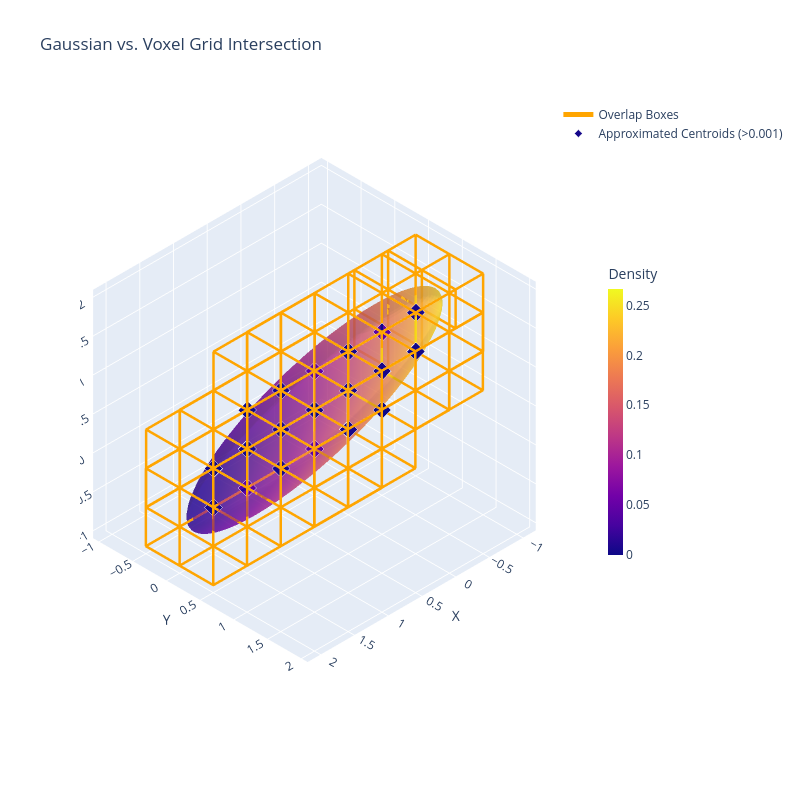

The cell this chart's notebook holds for it:
### Code cell
for name in ["Approximated Centroids", "Hit Voxels"]:
    fig.update_traces(visible=False, selector=dict(name=name))

if return_centroids and centroids is not None and len(centroids) > 0:
    centroids_np = centroids.cpu().numpy()
    densities_np = densities.cpu().numpy()
    
    # Create the filter mask
    valid_mask = densities_np > 0.001
    
    # Apply the mask to BOTH arrays to keep the coordinates and colors perfectly aligned
    meaningful_centroids = centroids_np[valid_mask]
    meaningful_densities = densities_np[valid_mask]
    
    # Ensure there are still points left to plot after filtering!
    if len(meaningful_centroids) > 0:
        fig.add_trace(go.Scatter3d(
            x=meaningful_centroids[:, 0],
            y=meaningful_centroids[:, 1],
            z=meaningful_centroids[:, 2],
            mode='markers',
            marker=dict(
                color=meaningful_densities,       
                colorscale='Plasma',      
                # Keeping cmin at 0.0 keeps the color scale visually consistent with your previous plots
                cmin=0.0,                 
                cmax=float(meaningful_densities.max()), 
                showscale=True,           
                colorbar=dict(title="Density", thickness=15, len=0.5, xpad=50),
                size=6,
                symbol='diamond',
                line=dict(color='rgba(255, 255, 255, 0.5)', width=1) 
            ),
            name='Approximated Centroids (>0.001)'
        ))

fig.show()

### Figure 1 — Plotly figure (JSON) as saved in the notebook; plotly's stock layout.template omitted (floating-point values rounded to 4 significant figures; data arrays with more than 128 entries replaced by an {"elided": "..."} marker saying what was removed)
{"data": [{"colorscale": [[0, "#0d0887"], [0.1111, "#46039f"], [0.2222, "#7201a8"], [0.3333, "#9c179e"], [0.4444, "#bd3786"], [0.5556, "#d8576b"], [0.6667, "#ed7953"], [0.7778, "#fb9f3a"], [0.8889, "#fdca26"], [1, "#f0f921"]], "name": "Gaussian", "opacity": 0.6, "showscale": false, "type": "surface", "x": {"elided": "50x50 float values"}, "y": {"elided": "50x50 float values"}, "z": {"elided": "50x50 float values"}}, {"line": {"color": "red", "width": 4}, "mode": "lines", "name": "AABB", "type": "scatter3d", "visible": false, "x": [-1.092, 2.092, 2.092, -1.092, -1.092, null, -1.092, 2.092, 2.092, -1.092, -1.092, null, -1.092, -1.092, null, 2.092, 2.092, null, 2.092, 2.092, null, -1.092, -1.092], "y": [-0.9965, -0.9965, 1.997, 1.997, -0.9965, null, -0.9965, -0.9965, 1.997, 1.997, -0.9965, null, -0.9965, -0.9965, null, -0.9965, -0.9965, null, 1.997, 1.997, null, 1.997, 1.997], "z": [-1.003, -1.003, -1.003, -1.003, -1.003, null, 2.003, 2.003, 2.003, 2.003, 2.003, null, -1.003, 2.003, null, -1.003, 2.003, null, -1.003, 2.003, null, -1.003, 2.003]}, {"marker": {"color": "green", "size": 5}, "mode": "markers", "name": "Contact Points", "type": "scatter3d", "visible": false, "x": [2.092, 0.8909, 0.08391, -1.092, 0.1091, 0.9161], "y": [0.8674, 1.997, 1.72, 0.1326, -0.9965, -0.7198], "z": [0.1071, 1.725, 2.003, 0.8929, -0.7253, -1.003]}, {"line": {"color": "rgba(0, 0, 255, 0.3)", "width": 2}, "mode": "lines", "name": "Missed Voxels", "type": "scatter3d", "visible": false, "x": {"elided": "9624 float values"}, "y": {"elided": "9624 float values"}, "z": {"elided": "9624 float values"}}, {"line": {"color": "rgba(0, 255, 0, 0.8)", "width": 4}, "mode": "lines", "name": "Hit Voxels", "type": "scatter3d", "visible": false, "x": {"elided": "2664 float values"}, "y": {"elided": "2664 float values"}, "z": {"elided": "2664 float values"}}, {"line": {"color": "rgba(255, 165, 0, 1.0)", "width": 5}, "mode": "lines", "name": "Overlap Boxes", "type": "scatter3d", "x": {"elided": "2664 float values"}, "y": {"elided": "2664 float values"}, "z": {"elided": "2664 float values"}}, {"marker": {"cmax": 0.2664, "cmin": 0, "color": [0.004231, 0.001079, 0.001084, 0.06576, 0.06674, 0.008606, 0.008606, 0.06674, 0.06576, 0.001084, 0.001079, 0.004231, 0.2651, 0.2664, 8.26e-05, 0.01711, 0.09061, 0.01227, 0.0006673, 0.01227, 0.09061, 0.01711, 8.26e-05, 0.2664, 0.2651, 0.008479, 0.008479, 0.000113, 0.001656, 0.001732, 0.04603, 0.006294, 3.099e-06, 8.822e-05, 5.107e-06, 0.005829, 0.006294, 0.04603, 0.001732, 0.001656, 0.005524, 0.0007197, 0.0008049, 0.005829, 0.000113, 0.004052, 9.92e-05, 0.006744, 0.006845, 0.005959, 0.04446, 0.0003335, 1.195e-05, 0.0, 5.437e-06, 0.0, 1.149e-06, 0.006845, 0.006744, 0.04446, 0.005959, 0.0, 0.0, 0.0003435, 1.219e-05, 0.0, 4.114e-05, 0.0, 1.067e-06, 3.099e-06, 0.0, 5.107e-06, 0.0, 4.114e-05, 1.219e-05, 0.0003435, 4.496e-06, 3.08e-06, 0.0, 4.134e-05, 0.0, 0.004052, 0.0008049, 1.067e-06, 0.0, 4.386e-06, 0.0, 0.0, 5.437e-06, 1.195e-05, 0.0003335, 0.005524, 4.134e-05, 3.08e-06, 8.353e-05, 1.149e-06, 0.0, 9.92e-05, 4.386e-06, 0.0, 0.0, 4.496e-06, 0.0, 0.0, 0.0007197, 8.353e-05, 0.0004251, 8.822e-05, 0.0004406, 0.0003223, 0.0003444], "colorbar": {"len": 0.5, "thickness": 15, "title": {"text": "Density"}, "xpad": 50}, "colorscale": [[0, "#0d0887"], [0.1111, "#46039f"], [0.2222, "#7201a8"], [0.3333, "#9c179e"], [0.4444, "#bd3786"], [0.5556, "#d8576b"], [0.6667, "#ed7953"], [0.7778, "#fb9f3a"], [0.8889, "#fdca26"], [1, "#f0f921"]], "line": {"color": "rgba(255, 255, 255, 0.5)", "width": 1}, "showscale": true, "size": 6, "symbol": "diamond"}, "mode": "markers", "name": "Approximated Centroids", "type": "scatter3d", "visible": false, "x": [0.75, 0.75, 0.25, 0.25, 0.75, 0.75, 0.25, 0.25, 0.75, 0.75, 0.25, 0.25, 0.25, 0.75, 0.25, 0.75, 1.25, 1.75, -1.046, -0.75, -0.25, 0.25, 0.75, 0.25, 0.75, 0.75, 0.25, 1.25, -0.25, 1.25, 1.25, 1.75, 1.25, 1.75, 0.25, 1.25, -0.75, -0.25, -0.25, 1.25, 1.25, 1.75, -0.75, -0.25, -0.25, 0.75, 1.25, -0.25, 1.25, -0.75, -0.25, -0.75, -0.25, 0.25, 0.75, 1.25, 1.75, -0.25, 1.25, 1.25, 1.75, 0.75, -0.25, -0.75, -0.25, 0.25, 0.75, 1.25, 1.75, -0.25, 0.25, 0.75, 1.25, 0.25, 1.25, 1.75, 1.75, -0.25, 0.25, 0.75, 1.25, 0.25, 1.75, -0.75, 1.25, 1.75, -0.25, 0.75, 0.25, 1.25, 1.75, -0.25, 0.25, 1.25, 1.75, -0.75, -0.25, -0.25, -0.75, -0.25, 0.75, -0.75, -0.25, 0.75, -0.75, -0.75, -1.046, -0.75, -1.046, -1.046, -1.046], "y": [-0.7483, -0.25, -0.7483, -0.25, -0.25, 0.25, 0.75, 1.25, 1.25, 1.748, 1.25, 1.748, 0.25, 0.25, 0.75, 0.75, 0.75, 0.75, 0.25, 0.25, 0.25, 0.25, 0.25, 0.75, 0.75, 1.25, -0.25, -0.7483, -0.25, -0.25, 0.25, 0.25, 0.25, 0.25, -0.25, -0.25, 0.75, 0.75, 1.25, 1.25, 1.748, 1.748, 1.25, 1.25, 1.748, 1.748, 1.748, 0.25, 0.25, -0.25, -0.25, -0.25, -0.25, -0.25, -0.7483, -0.7483, -0.25, 0.75, 0.75, 1.25, 1.25, 0.25, -0.25, 0.25, 0.25, 0.25, 0.75, 0.75, 1.25, 0.75, 0.75, 1.25, 1.25, 0.25, 0.75, 0.75, 0.25, -0.7483, -0.7483, -0.25, -0.25, -0.7483, -0.25, -0.25, 0.25, 0.75, 0.25, 0.75, 1.748, 1.25, 1.25, -0.7483, 1.25, 1.748, 1.748, 1.25, 1.748, -0.7483, 0.25, 0.75, 1.25, 0.75, 1.25, 1.748, -0.7483, -0.7483, -0.25, 0.75, 0.25, -0.25, 0.75], "z": [-0.75, -0.75, -0.25, -0.25, -0.25, -0.25, 1.25, 1.25, 1.25, 1.25, 1.75, 1.75, 0.25, 0.25, 0.25, 0.25, 0.25, 0.25, 0.75, 0.75, 0.75, 0.75, 0.75, 0.75, 0.75, 0.75, 0.25, -0.75, -0.25, -0.25, -0.25, -0.25, -0.75, -0.75, -0.75, -0.75, 1.25, 1.25, 1.25, 1.25, 1.25, 1.25, 1.75, 1.75, 1.75, 1.75, 1.75, 0.25, 0.25, 0.25, 0.25, 0.75, 0.75, 0.75, -0.25, -0.25, -0.25, 0.75, 0.75, 0.75, 0.75, -0.75, -0.75, 1.25, 1.25, 1.25, 1.25, 1.25, 1.25, 1.75, 1.75, 1.75, 1.75, -0.25, -0.25, -0.25, 0.25, 0.25, 0.25, 0.25, 0.25, -0.75, -0.75, -0.25, 0.75, 0.75, -0.25, -0.25, 1.25, 0.25, 0.25, -0.25, 0.75, 0.75, 0.75, 1.25, 1.25, -0.75, 0.25, 0.25, 0.25, 0.75, 0.75, 0.75, -0.25, 0.25, 0.75, 1.75, 1.25, 0.25, 1.25]}, {"marker": {"cmax": 0.2664, "cmin": 0, "color": [0.004231, 0.001079, 0.001084, 0.06576, 0.06674, 0.008606, 0.008606, 0.06674, 0.06576, 0.001084, 0.001079, 0.004231, 0.2651, 0.2664, 0.01711, 0.09061, 0.01227, 0.01227, 0.09061, 0.01711, 0.2664, 0.2651, 0.008479, 0.008479, 0.001656, 0.001732, 0.04603, 0.006294, 0.005829, 0.006294, 0.04603, 0.001732, 0.001656, 0.005524, 0.005829, 0.004052, 0.006744, 0.006845, 0.005959, 0.04446, 0.006845, 0.006744, 0.04446, 0.005959, 0.004052, 0.005524], "colorbar": {"len": 0.5, "thickness": 15, "title": {"text": "Density"}, "xpad": 50}, "colorscale": [[0, "#0d0887"], [0.1111, "#46039f"], [0.2222, "#7201a8"], [0.3333, "#9c179e"], [0.4444, "#bd3786"], [0.5556, "#d8576b"], [0.6667, "#ed7953"], [0.7778, "#fb9f3a"], [0.8889, "#fdca26"], [1, "#f0f921"]], "line": {"color": "rgba(255, 255, 255, 0.5)", "width": 1}, "showscale": true, "size": 6, "symbol": "diamond"}, "mode": "markers", "name": "Approximated Centroids (>0.001)", "type": "scatter3d", "x": [0.75, 0.75, 0.25, 0.25, 0.75, 0.75, 0.25, 0.25, 0.75, 0.75, 0.25, 0.25, 0.25, 0.75, 0.75, 1.25, 1.75, -0.75, -0.25, 0.25, 0.25, 0.75, 0.75, 0.25, -0.25, 1.25, 1.25, 1.75, 1.25, -0.75, -0.25, -0.25, 1.25, 1.25, -0.25, 0.75, -0.25, 1.25, -0.75, -0.25, -0.25, 1.25, 1.25, 1.75, 0.25, -0.25], "y": [-0.7483, -0.25, -0.7483, -0.25, -0.25, 0.25, 0.75, 1.25, 1.25, 1.748, 1.25, 1.748, 0.25, 0.25, 0.75, 0.75, 0.75, 0.25, 0.25, 0.25, 0.75, 0.75, 1.25, -0.25, -0.25, -0.25, 0.25, 0.25, -0.25, 0.75, 0.75, 1.25, 1.25, 1.748, 1.25, 1.748, 0.25, 0.25, -0.25, -0.25, 0.75, 0.75, 1.25, 1.25, -0.7483, -0.7483], "z": [-0.75, -0.75, -0.25, -0.25, -0.25, -0.25, 1.25, 1.25, 1.25, 1.25, 1.75, 1.75, 0.25, 0.25, 0.25, 0.25, 0.25, 0.75, 0.75, 0.75, 0.75, 0.75, 0.75, 0.25, -0.25, -0.25, -0.25, -0.25, -0.75, 1.25, 1.25, 1.25, 1.25, 1.25, 1.75, 1.75, 0.25, 0.25, 0.25, 0.25, 0.75, 0.75, 0.75, 0.75, -0.75, -0.25]}], "layout": {"height": 800, "scene": {"aspectmode": "data", "camera": {"projection": {"type": "orthographic"}}, "xaxis": {"title": {"text": "X"}}, "yaxis": {"title": {"text": "Y"}}, "zaxis": {"title": {"text": "Z"}}}, "title": {"text": "Gaussian vs. Voxel Grid Intersection"}, "width": 800}}
